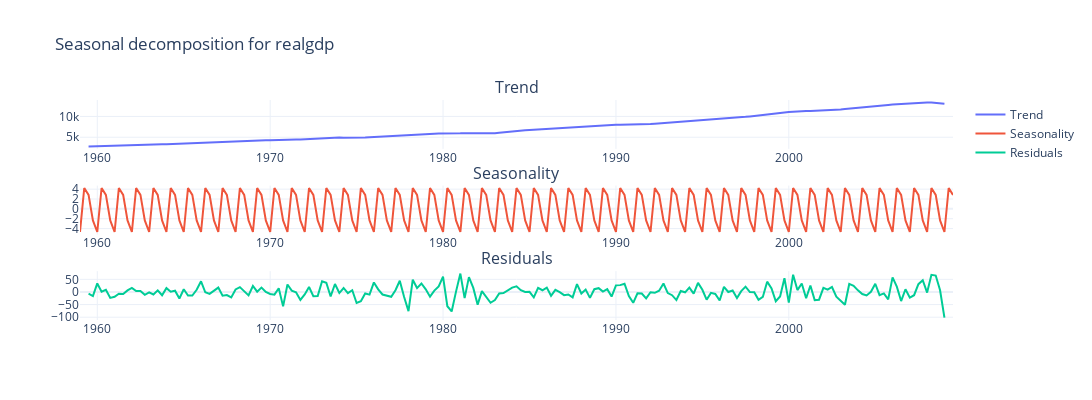
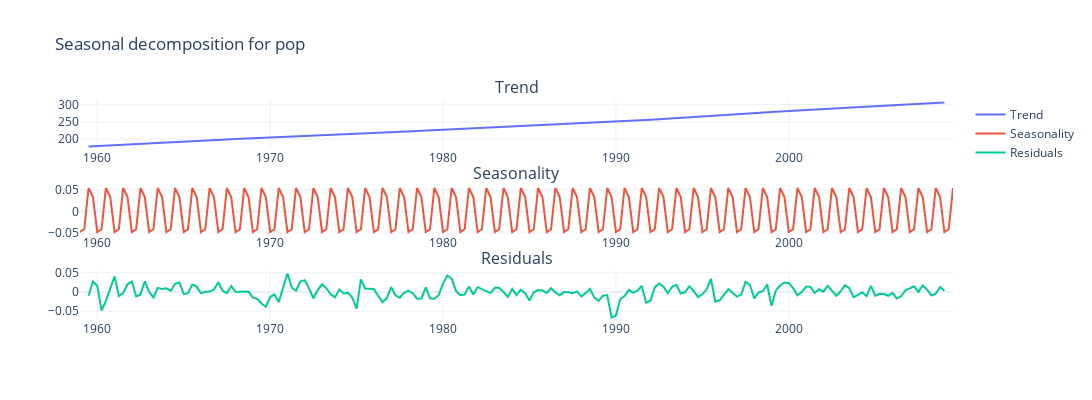
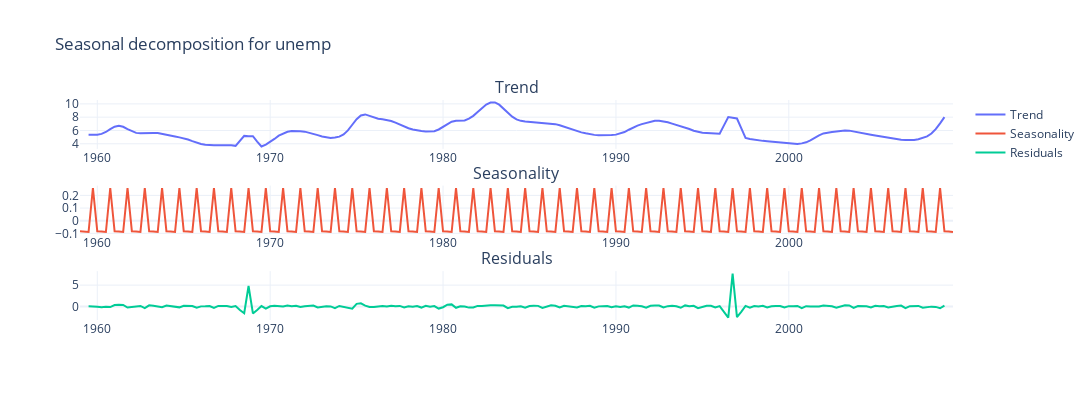
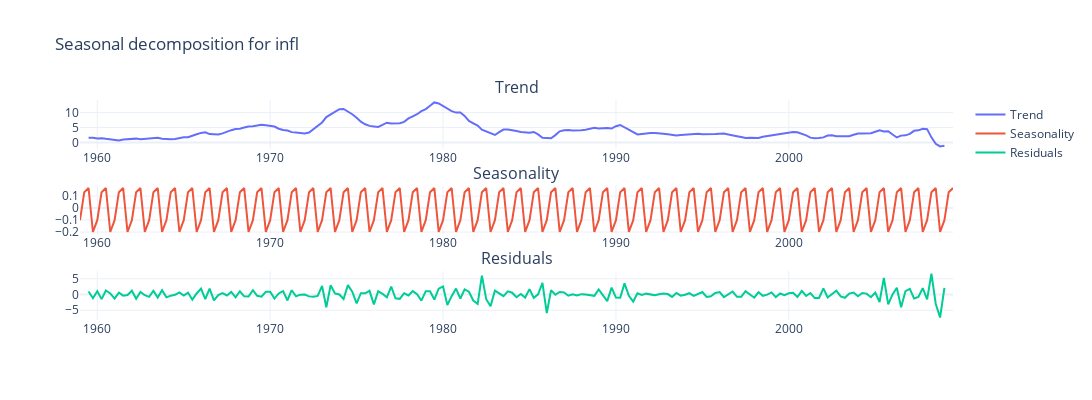

Notebook code cell kept with these figures, in order:
### Markdown cell above
I have chosen to go further with the additive decomposition based on the fact that in our dataset there are also negative values present (e.g. for inflation) and a multiplicative approach requires that all values should be positive

### Code cell
for col in data.columns:
    result = seasonal_decompose(data[col], model='additive', period=4)

    fig = sp.make_subplots(rows=3, cols=1, subplot_titles=['Trend', 'Seasonality', 'Residuals'])

    fig.add_trace(go.Scatter(x=data.index, y=result.trend, mode='lines', name='Trend'), row=1, col=1)
    fig.add_trace(go.Scatter(x=data.index, y=result.seasonal, mode='lines', name='Seasonality'), row=2, col=1)
    fig.add_trace(go.Scatter(x=data.index, y=result.resid, mode='lines', name='Residuals'), row=3, col=1)

    fig.update_layout(height=400, width=1200, title_text=f'Seasonal decomposition for {col}', template='plotly_white')
    fig.show()

### Figure 1 — Plotly figure (JSON) as saved in the notebook; plotly's stock layout.template omitted (floating-point values rounded to 4 significant figures; data arrays with more than 128 entries replaced by an {"elided": "..."} marker saying what was removed)
{"data": [{"mode": "lines", "name": "Trend", "type": "scatter", "x": {"elided": "203 str values"}, "xaxis": "x", "y": {"elided": "203 float values"}, "yaxis": "y"}, {"mode": "lines", "name": "Seasonality", "type": "scatter", "x": {"elided": "203 str values"}, "xaxis": "x2", "y": {"elided": "203 float values"}, "yaxis": "y2"}, {"mode": "lines", "name": "Residuals", "type": "scatter", "x": {"elided": "203 str values"}, "xaxis": "x3", "y": {"elided": "203 float values"}, "yaxis": "y3"}], "layout": {"annotations": [{"font": {"size": 16}, "showarrow": false, "text": "Trend", "x": 0.5, "xanchor": "center", "xref": "paper", "y": 1, "yanchor": "bottom", "yref": "paper"}, {"font": {"size": 16}, "showarrow": false, "text": "Seasonality", "x": 0.5, "xanchor": "center", "xref": "paper", "y": 0.6111, "yanchor": "bottom", "yref": "paper"}, {"font": {"size": 16}, "showarrow": false, "text": "Residuals", "x": 0.5, "xanchor": "center", "xref": "paper", "y": 0.2222, "yanchor": "bottom", "yref": "paper"}], "height": 400, "title": {"text": "Seasonal decomposition for realgdp"}, "width": 1200, "xaxis": {"anchor": "y", "domain": [0, 1]}, "xaxis2": {"anchor": "y2", "domain": [0, 1]}, "xaxis3": {"anchor": "y3", "domain": [0, 1]}, "yaxis": {"anchor": "x", "domain": [0.7778, 1]}, "yaxis2": {"anchor": "x2", "domain": [0.3889, 0.6111]}, "yaxis3": {"anchor": "x3", "domain": [0, 0.2222]}}}

### Figure 2 — Plotly figure (JSON) as saved in the notebook; plotly's stock layout.template omitted (floating-point values rounded to 4 significant figures; data arrays with more than 128 entries replaced by an {"elided": "..."} marker saying what was removed)
{"data": [{"mode": "lines", "name": "Trend", "type": "scatter", "x": {"elided": "203 str values"}, "xaxis": "x", "y": {"elided": "203 float values"}, "yaxis": "y"}, {"mode": "lines", "name": "Seasonality", "type": "scatter", "x": {"elided": "203 str values"}, "xaxis": "x2", "y": {"elided": "203 float values"}, "yaxis": "y2"}, {"mode": "lines", "name": "Residuals", "type": "scatter", "x": {"elided": "203 str values"}, "xaxis": "x3", "y": {"elided": "203 float values"}, "yaxis": "y3"}], "layout": {"annotations": [{"font": {"size": 16}, "showarrow": false, "text": "Trend", "x": 0.5, "xanchor": "center", "xref": "paper", "y": 1, "yanchor": "bottom", "yref": "paper"}, {"font": {"size": 16}, "showarrow": false, "text": "Seasonality", "x": 0.5, "xanchor": "center", "xref": "paper", "y": 0.6111, "yanchor": "bottom", "yref": "paper"}, {"font": {"size": 16}, "showarrow": false, "text": "Residuals", "x": 0.5, "xanchor": "center", "xref": "paper", "y": 0.2222, "yanchor": "bottom", "yref": "paper"}], "height": 400, "title": {"text": "Seasonal decomposition for pop"}, "width": 1200, "xaxis": {"anchor": "y", "domain": [0, 1]}, "xaxis2": {"anchor": "y2", "domain": [0, 1]}, "xaxis3": {"anchor": "y3", "domain": [0, 1]}, "yaxis": {"anchor": "x", "domain": [0.7778, 1]}, "yaxis2": {"anchor": "x2", "domain": [0.3889, 0.6111]}, "yaxis3": {"anchor": "x3", "domain": [0, 0.2222]}}}

### Figure 3 — Plotly figure (JSON) as saved in the notebook; plotly's stock layout.template omitted (floating-point values rounded to 4 significant figures; data arrays with more than 128 entries replaced by an {"elided": "..."} marker saying what was removed)
{"data": [{"mode": "lines", "name": "Trend", "type": "scatter", "x": {"elided": "203 str values"}, "xaxis": "x", "y": {"elided": "203 float values"}, "yaxis": "y"}, {"mode": "lines", "name": "Seasonality", "type": "scatter", "x": {"elided": "203 str values"}, "xaxis": "x2", "y": {"elided": "203 float values"}, "yaxis": "y2"}, {"mode": "lines", "name": "Residuals", "type": "scatter", "x": {"elided": "203 str values"}, "xaxis": "x3", "y": {"elided": "203 float values"}, "yaxis": "y3"}], "layout": {"annotations": [{"font": {"size": 16}, "showarrow": false, "text": "Trend", "x": 0.5, "xanchor": "center", "xref": "paper", "y": 1, "yanchor": "bottom", "yref": "paper"}, {"font": {"size": 16}, "showarrow": false, "text": "Seasonality", "x": 0.5, "xanchor": "center", "xref": "paper", "y": 0.6111, "yanchor": "bottom", "yref": "paper"}, {"font": {"size": 16}, "showarrow": false, "text": "Residuals", "x": 0.5, "xanchor": "center", "xref": "paper", "y": 0.2222, "yanchor": "bottom", "yref": "paper"}], "height": 400, "title": {"text": "Seasonal decomposition for unemp"}, "width": 1200, "xaxis": {"anchor": "y", "domain": [0, 1]}, "xaxis2": {"anchor": "y2", "domain": [0, 1]}, "xaxis3": {"anchor": "y3", "domain": [0, 1]}, "yaxis": {"anchor": "x", "domain": [0.7778, 1]}, "yaxis2": {"anchor": "x2", "domain": [0.3889, 0.6111]}, "yaxis3": {"anchor": "x3", "domain": [0, 0.2222]}}}

### Figure 4 — Plotly figure (JSON) as saved in the notebook; plotly's stock layout.template omitted (floating-point values rounded to 4 significant figures; data arrays with more than 128 entries replaced by an {"elided": "..."} marker saying what was removed)
{"data": [{"mode": "lines", "name": "Trend", "type": "scatter", "x": {"elided": "203 str values"}, "xaxis": "x", "y": {"elided": "203 float values"}, "yaxis": "y"}, {"mode": "lines", "name": "Seasonality", "type": "scatter", "x": {"elided": "203 str values"}, "xaxis": "x2", "y": {"elided": "203 float values"}, "yaxis": "y2"}, {"mode": "lines", "name": "Residuals", "type": "scatter", "x": {"elided": "203 str values"}, "xaxis": "x3", "y": {"elided": "203 float values"}, "yaxis": "y3"}], "layout": {"annotations": [{"font": {"size": 16}, "showarrow": false, "text": "Trend", "x": 0.5, "xanchor": "center", "xref": "paper", "y": 1, "yanchor": "bottom", "yref": "paper"}, {"font": {"size": 16}, "showarrow": false, "text": "Seasonality", "x": 0.5, "xanchor": "center", "xref": "paper", "y": 0.6111, "yanchor": "bottom", "yref": "paper"}, {"font": {"size": 16}, "showarrow": false, "text": "Residuals", "x": 0.5, "xanchor": "center", "xref": "paper", "y": 0.2222, "yanchor": "bottom", "yref": "paper"}], "height": 400, "title": {"text": "Seasonal decomposition for infl"}, "width": 1200, "xaxis": {"anchor": "y", "domain": [0, 1]}, "xaxis2": {"anchor": "y2", "domain": [0, 1]}, "xaxis3": {"anchor": "y3", "domain": [0, 1]}, "yaxis": {"anchor": "x", "domain": [0.7778, 1]}, "yaxis2": {"anchor": "x2", "domain": [0.3889, 0.6111]}, "yaxis3": {"anchor": "x3", "domain": [0, 0.2222]}}}
